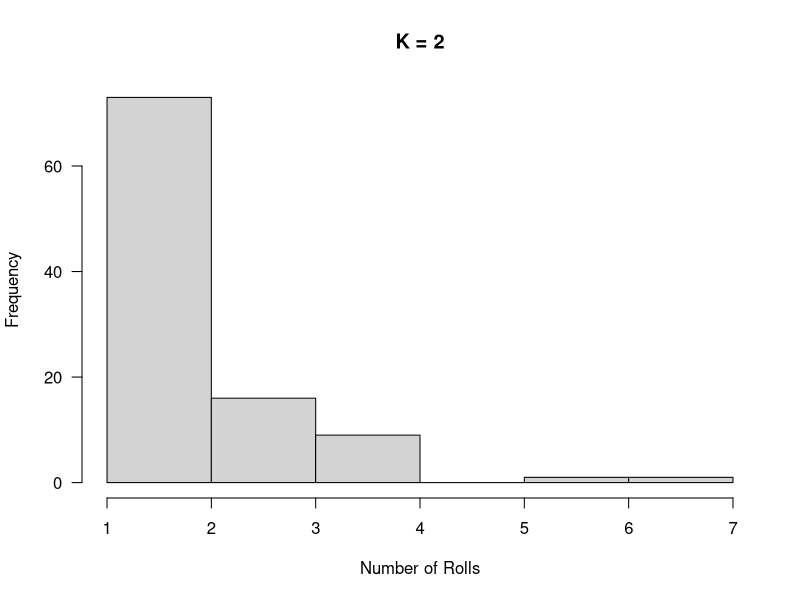
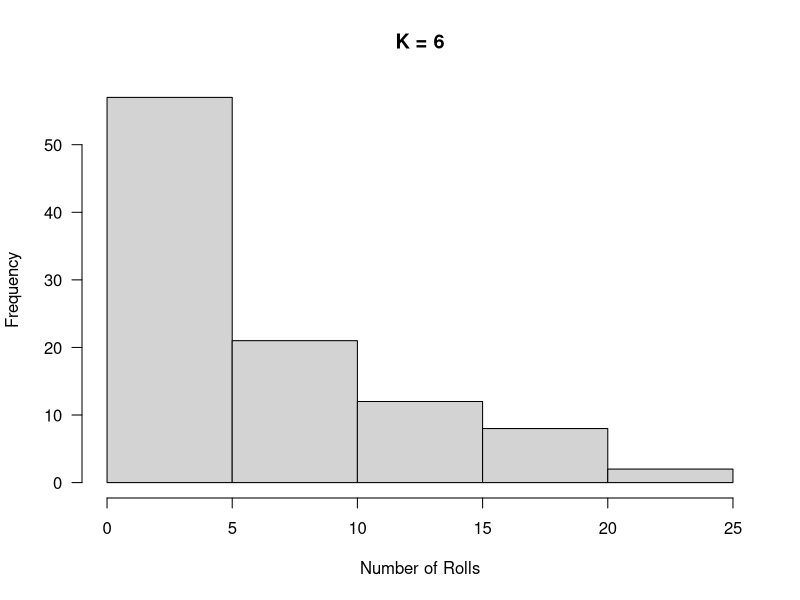
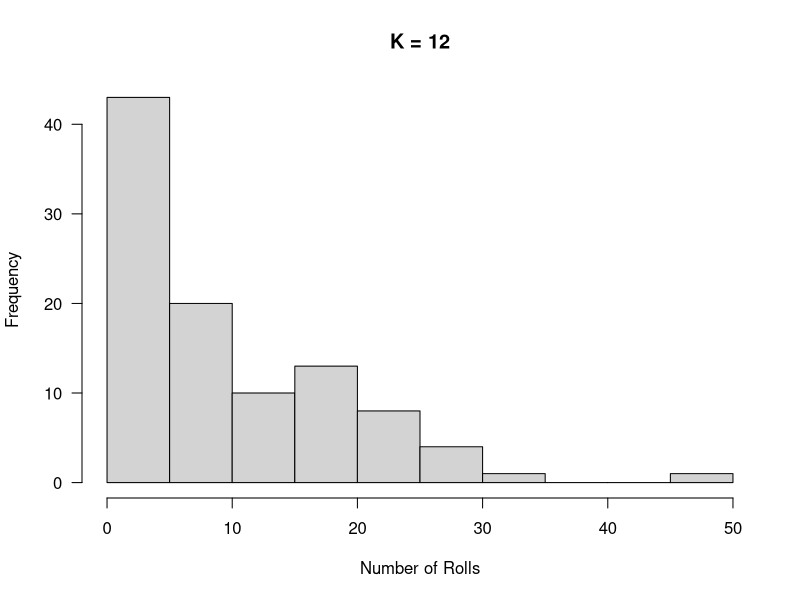
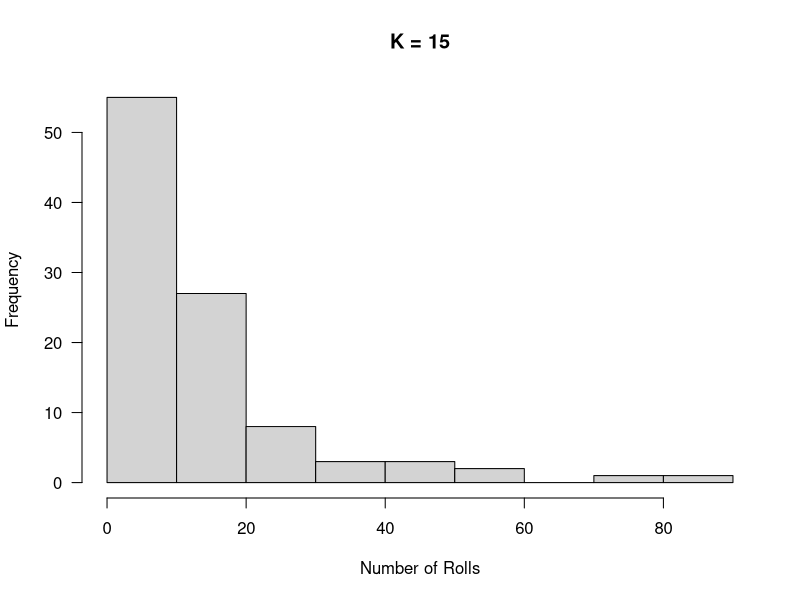
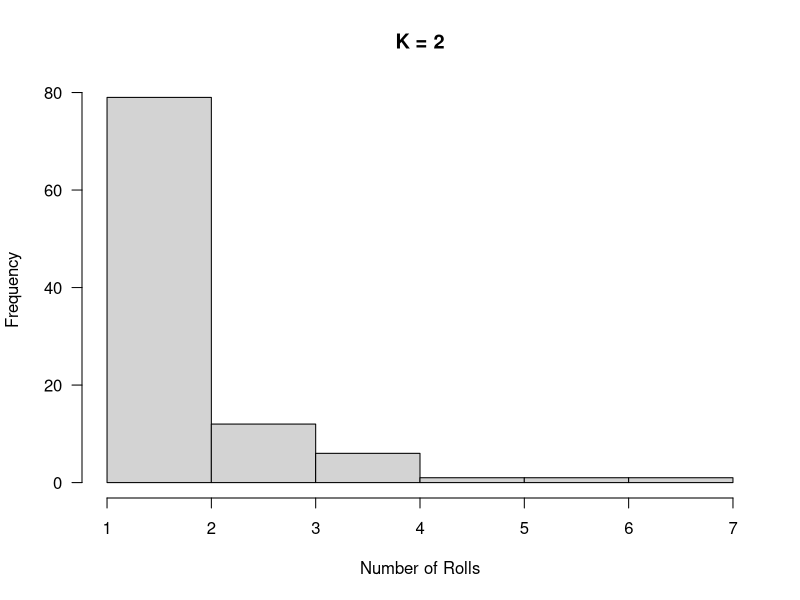
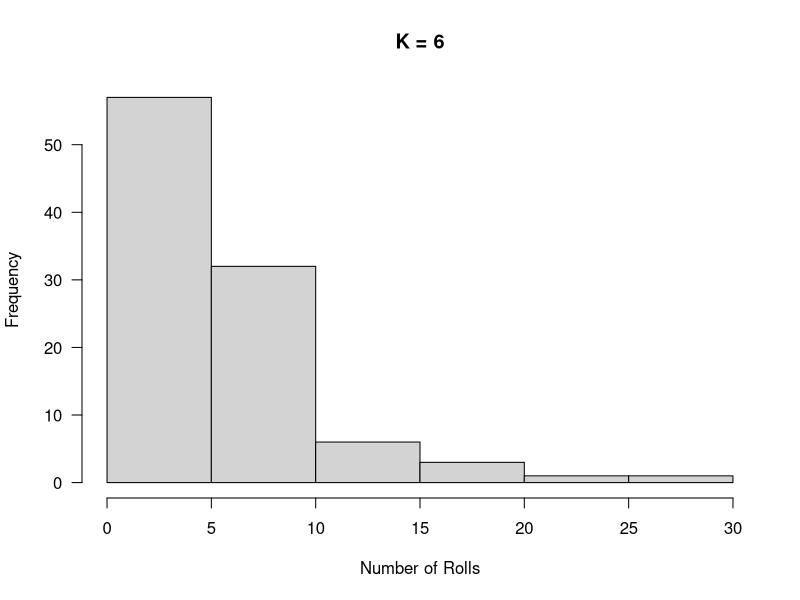
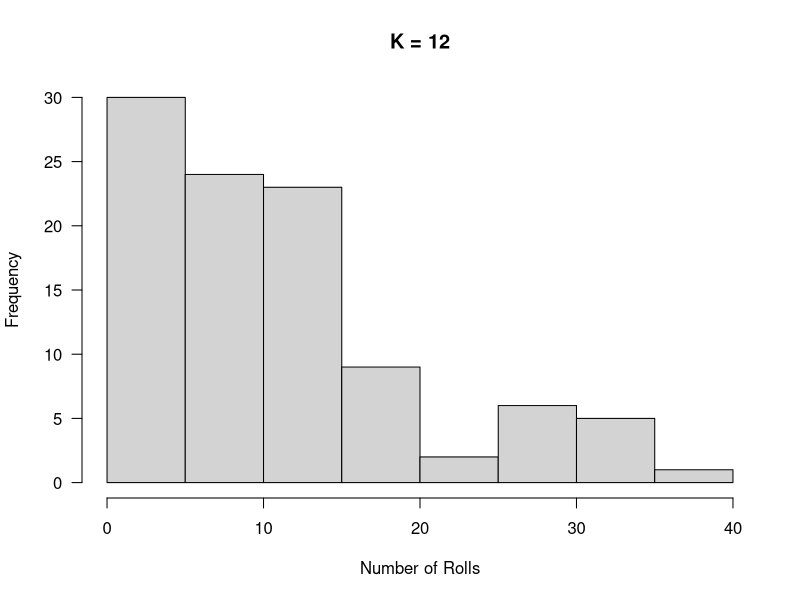
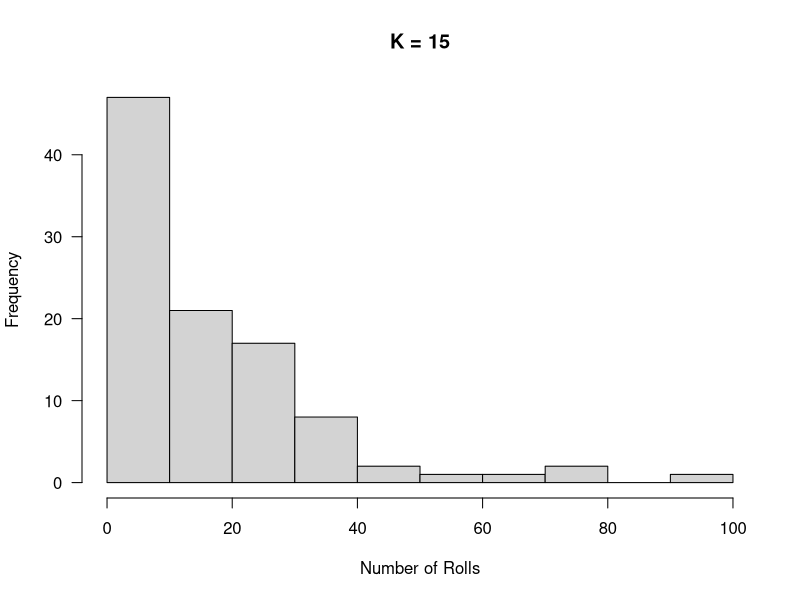

Recreate these plots in R, in order.
## ---- chunk 1
knitr::opts_chunk$set(echo = TRUE)
library(ggplot2)
## ---- chunk 2

K = sample(2:1000, 1)

print(K)

prob_of_K = 1/K

print(prob_of_K)

## ---- chunk 3

num_die_rolls <- function(K, n_sims){
  result <- rep(NA, times = n_sims) 
  
  for(i in 1:n_sims){
    rolls <- 1
    x <- sample(1:K, 1)
    
    while(x != K){
      x <- sample(1:K, 1)
      rolls <- rolls + 1
    }
    
    result[i] <- rolls
  }
  
  return(result)
}


## ---- chunk 4

K_2 <- num_die_rolls(2, 100)

K_6 <- num_die_rolls(6, 100)

K_12 <- num_die_rolls(12, 100)

K_15 <- num_die_rolls(15, 100)

hist(K_2, main = "K = 2", xlab = "Number of Rolls", las = TRUE)

hist(K_6, main = "K = 6", xlab = "Number of Rolls", las = TRUE)

hist(K_12, main = "K = 12", xlab = "Number of Rolls", las = TRUE)

hist(K_15, main = "K = 15", xlab = "Number of Rolls", las = TRUE)


## ---- chunk 5

K_2 <- num_die_rolls(2, 100)

K_6 <- num_die_rolls(6, 100)

K_12 <- num_die_rolls(12, 100)

K_15 <- num_die_rolls(15, 100)

hist(K_2, main = "K = 2", xlab = "Number of Rolls", las = TRUE)

hist(K_6, main = "K = 6", xlab = "Number of Rolls", las = TRUE)

hist(K_12, main = "K = 12", xlab = "Number of Rolls", las = TRUE)

hist(K_15, main = "K = 15", xlab = "Number of Rolls", las = TRUE)


## ---- chunk 6

n_sim_100_K_2 <- num_die_rolls(2, 100)

n_sim_1000_K_2 <- num_die_rolls(2, 1000)

n_sim_10000_K_2 <- num_die_rolls(2, 10000)

n_sim_100000_K_2 <- num_die_rolls(2, 100000)

n_sim_100_K_6 <- num_die_rolls(6, 100)

n_sim_1000_K_6 <- num_die_rolls(6, 1000)

n_sim_10000_K_6 <- num_die_rolls(6, 10000)

n_sim_100000_K_6 <- num_die_rolls(6, 100000)

n_sim_100_K_12 <- num_die_rolls(12, 100)

n_sim_1000_K_12 <- num_die_rolls(12, 1000)

n_sim_10000_K_12 <- num_die_rolls(12, 10000)

n_sim_100000_K_12 <- num_die_rolls(12, 100000)

n_sim_100_K_15 <- num_die_rolls(15, 100)

n_sim_1000_K_15 <- num_die_rolls(15, 1000)

n_sim_10000_K_15 <- num_die_rolls(15, 10000)

n_sim_100000_K_15 <- num_die_rolls(15, 100000)

results <- c(mean(n_sim_100_K_2), mean(n_sim_1000_K_2), mean(n_sim_10000_K_2), mean(n_sim_100000_K_2),
                mean(n_sim_100_K_6), mean(n_sim_1000_K_6), mean(n_sim_10000_K_6), mean(n_sim_100000_K_6),
                mean(n_sim_100_K_12), mean(n_sim_1000_K_12), mean(n_sim_10000_K_12), mean(n_sim_100000_K_12),
                mean(n_sim_100_K_15), mean(n_sim_1000_K_15), mean(n_sim_10000_K_15), mean(n_sim_100000_K_15))

matrix_results <- matrix(results, ncol = 4)

colnames(matrix_results) <- c(2, 6, 12, 15)

rownames(matrix_results) <- c(100, 1000, 10000, 100000)

as.table(matrix_results)

## ---- chunk 7

simulation <- num_die_rolls(6, 1000)

counts <- table(simulation)

counts <- counts/sum(counts)

counts[7] <- sum(counts[7:nrow(counts)])

rownames(counts)[7] <- "7+"

print(counts[1:7])

## ---- chunk 8

results <- data.frame(dgeom(0, 1/6), dgeom(1, 1/6), dgeom(2, 1/6), dgeom(3, 1/6), dgeom(4, 1/6), dgeom(5, 1/6), pgeom(5, 1/6, lower.tail = FALSE))

colnames(results) <- c("1", "2", "3", "4", "5", "6", "7+")

print(results)

## ---- chunk 9

par(mfrow=c(1,2))

barplot(counts[1:7], las = TRUE, main = "Empirical PMF")

barplot(as.numeric(results), las = TRUE, main = "Theoretical PMF", names.arg = c("1", "2", "3", "4", "5", "6", "7+"))

## ---- chunk 10

result <- list()
i <- 1
for(n_sim in seq(from = 1000, to = 50000, by = 1000)){
  result$result[i] <- mean(num_die_rolls(6, n_sim))
  result$n_sim[i] <- n_sim
  i <- i+1
}

result <- as.data.frame(result)
ggplot(data = result) + geom_smooth(aes(x = n_sim, y = result)) + geom_hline(yintercept = 6, linetype="dashed", color = "red") + ggtitle("Mean Number of Rolls vs. Number of Simulations") + theme(plot.title = element_text(hjust = 0.5))


## ---- chunk 11

pgeom(11, 1/6, lower.tail = FALSE)

## ---- chunk 12

pgeom(2, 1/6)

## ---- chunk 13

qgeom(0.95, 1/6)

## ---- chunk 14

x <- rexp(1000, 1/2.4)

hist(x, main = "Histogram of Earthquake Simulations", las = TRUE)

## ---- chunk 15

pexp(2, 1/2.4, lower.tail = FALSE) - pexp(4, 1/2.4, lower.tail = FALSE)

## ---- chunk 16

pexp(9, 1/2.4, lower.tail = FALSE)

## ---- chunk 17

earthquake_simulation <- function(lambda, n_sims, n_samples){
  means <- rep(NA, times = n_sims)
  
  for(i in 1:n_sims){
    means[i] <- mean(rexp(n_samples, 1/lambda))
  }
  
  return(means)
}

## ---- chunk 18

data <- earthquake_simulation(2.4, 1000, 40)

hist(data, main = "Histogram of Means of Earthquake Samples", las =  TRUE)

## ---- chunk 19

mean(x)

var(x)

population_variance <- 2.4^2

print(population_variance)

## ---- chunk 20

hist(data, prob = TRUE, main = "Histogram of Means of Earthquake Samples", xlab = "Means of Earthquake Samples", las = TRUE)
abline(v=c(mean(data), 2.4),col=c("red", "blue"), lwd = 3)
legend("topright", c("Theoretical Mean", "Actual Mean"), fill=c("blue", "red"))

## ---- chunk 21

h <- hist(data, prob = TRUE, main = "Histogram of Means of Earthquake Samples vs. Normal Distribution", xlab = "Means of Earthquake Samples", ylim = c(0.0,1.06), las = TRUE)
abline(v=c(mean(data), 2.4),col=c("red", "blue"), lwd = 3)
lines(density(data),col="red", lwd = 3)
x<-seq(0,4,by=0.02)
curve(dnorm(x, mean = 2.4, sd = 2.4/sqrt(40)), col = "blue", add=TRUE, from = 0, to = 4, lwd = 3)
legend("topright", c("Theoretical Distribution", "Actual Distribution"), fill=c("blue", "red"))


## ---- chunk 22

data2 <- earthquake_simulation(2.4, 10000, 40)

var(data)

var(data2)

## ---- chunk 23

par(mfrow=c(1,2))
hist(data, prob = TRUE, main = "1000 n_sims", las = TRUE)
lines(density(data),col="red", lwd = 3)
x<-seq(0,4,by=0.02)
curve(dnorm(x, mean = 2.4, sd = 2.4/sqrt(40)), col = "blue", add=TRUE, from = 0, to = 4, lwd = 3)


hist(data2, prob = TRUE, main = "10,000 n_sims", las = TRUE)
lines(density(data2),col="red", lwd = 3)
x<-seq(0,4,by=0.02)
curve(dnorm(x, mean = 2.4, sd = 2.4/sqrt(40)), col = "blue", add=TRUE, from = 0, to = 4, lwd = 3)


